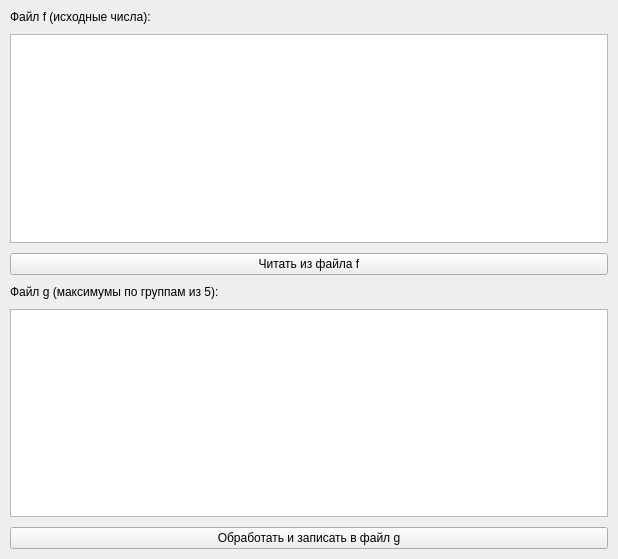
<?xml version="1.0" encoding="UTF-8"?>
<ui version="4.0">
 <class>MainWindow</class>
 <widget class="QMainWindow" name="MainWindow">
  <property name="geometry">
   <rect>
    <x>0</x>
    <y>0</y>
    <width>618</width>
    <height>559</height>
   </rect>
  </property>
  <property name="windowTitle">
   <string>MainWindow</string>
  </property>
  <widget class="QWidget" name="centralwidget">
   <layout class="QVBoxLayout" name="verticalLayout">
    <property name="spacing">
     <number>10</number>
    </property>
    <property name="leftMargin">
     <number>10</number>
    </property>
    <property name="topMargin">
     <number>10</number>
    </property>
    <property name="rightMargin">
     <number>10</number>
    </property>
    <property name="bottomMargin">
     <number>10</number>
    </property>
    <item>
     <widget class="QLabel" name="labelF">
      <property name="text">
       <string>Файл f (исходные числа):</string>
      </property>
     </widget>
    </item>
    <item>
     <widget class="QTextEdit" name="textF">
      <property name="minimumSize">
       <size>
        <width>0</width>
        <height>150</height>
       </size>
      </property>
     </widget>
    </item>
    <item>
     <widget class="QPushButton" name="btnRead">
      <property name="text">
       <string>Читать из файла f</string>
      </property>
     </widget>
    </item>
    <item>
     <widget class="QLabel" name="labelG">
      <property name="text">
       <string>Файл g (максимумы по группам из 5):</string>
      </property>
     </widget>
    </item>
    <item>
     <widget class="QTextEdit" name="textG">
      <property name="minimumSize">
       <size>
        <width>0</width>
        <height>150</height>
       </size>
      </property>
      <property name="readOnly">
       <bool>true</bool>
      </property>
     </widget>
    </item>
    <item>
     <widget class="QPushButton" name="btnWrite">
      <property name="text">
       <string>Обработать и записать в файл g</string>
      </property>
     </widget>
    </item>
   </layout>
  </widget>
 </widget>
 <resources/>
 <connections/>
</ui>
